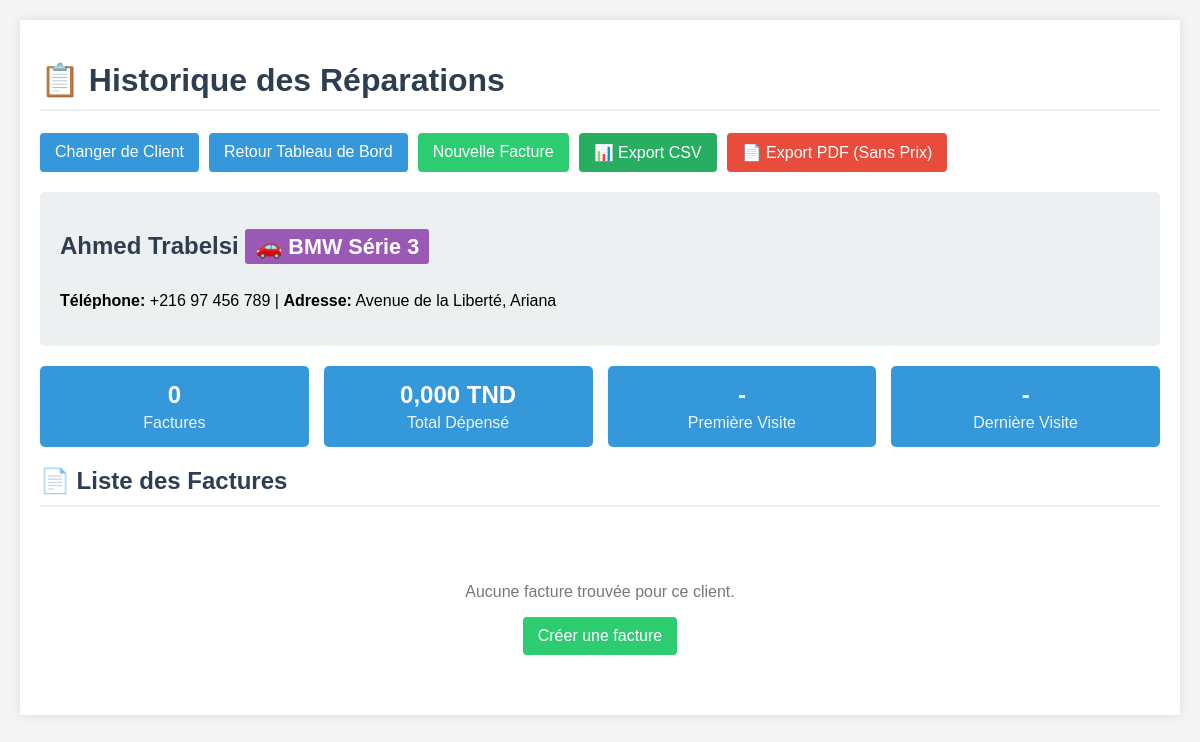
The page /index.php?route=client_history&client_id=3 (signed in) on the database its author committed.
### tables this page shows
CREATE TABLE IF NOT EXISTS `clients` (
  `id` int(11) NOT NULL AUTO_INCREMENT,
  `name` varchar(100) NOT NULL,
  `car_model` varchar(100) DEFAULT NULL,
  `matricule_fiscal` varchar(50) DEFAULT NULL,
  `phone` varchar(20) DEFAULT NULL,
  `address` varchar(255) DEFAULT NULL,
  `created_at` timestamp NOT NULL DEFAULT CURRENT_TIMESTAMP,
  PRIMARY KEY (`id`),
  INDEX `idx_name` (`name`),
  INDEX `idx_car_model` (`car_model`),
  INDEX `idx_matricule_fiscal` (`matricule_fiscal`)
);

### src/controllers/InvoiceController.php (called while the page is built, shortened)
<?php
class InvoiceController {
    private $model;
    private $clientModel;
    public function __construct() {
        $this->model = new Invoice();
        $this->clientModel = new Client();
    }
    public function clientHistory() {
        $clientId = $_GET['client_id'] ?? null;
        $client = $this->clientModel->getById($clientId);
        $invoices = $this->model->getByClient($clientId);
        $stats = $this->model->getClientStats($clientId);
        include 'views/client_history.php';
    }
}

### src/models/Database.php (called while the page is built)
<?php
class Database {
    private static $instance = null;
    private $pdo;
    private function __construct() {
        try {
            $dsn = "mysql:host=" . DB_HOST . ";dbname=" . DB_NAME . ";charset=utf8mb4";
            $this->pdo = new PDO($dsn, DB_USER, DB_PASS);
            $this->pdo->setAttribute(PDO::ATTR_ERRMODE, PDO::ERRMODE_EXCEPTION);
            $this->pdo->setAttribute(PDO::ATTR_DEFAULT_FETCH_MODE, PDO::FETCH_ASSOC);
        } catch (PDOException $e) {
            die("Erreur de connexion : " . $e->getMessage());
        }
    }
    public static function getInstance() {
        if (self::$instance === null) {
            self::$instance = new self();
        }
        return self::$instance;
    }
    public function getConnection() {
        return $this->pdo;
    }
}

### src/models/Client.php (called while the page is built, shortened)
<?php
class Client {
    private $db;
    public function __construct() {
        $this->db = Database::getInstance()->getConnection();
    }
    public function getById($id) {
        $stmt = $this->db->prepare("SELECT * FROM clients WHERE id = ?");
        $stmt->execute([$id]);
        return $stmt->fetch();
    }
}

### src/models/Invoice.php (called while the page is built, shortened)
<?php
class Invoice {
    private $db;
    public function __construct() {
        $this->db = Database::getInstance()->getConnection();
    }
    public function getClientStats($clientId) {
        $stmt = $this->db->prepare("
            SELECT
                COUNT(*) as total_invoices,
                SUM(total_ttc) as total_spent,
                MIN(invoice_date) as first_visit,
                MAX(invoice_date) as last_visit
            FROM invoices
            WHERE client_id = ?
        ");
        $stmt->execute([$clientId]);
        return $stmt->fetch();
    }
}

### src/views/client_history.php (the view, shortened to what this page needs)
<!DOCTYPE html>
<html lang="fr">
<head>
</head>
<body>
    <div class="container">
        <h1>📋 Historique des Réparations</h1>
        <div class="actions">
            <a href="index.php?route=client_history" class="btn">Changer de Client</a>
            <a href="index.php?route=invoices" class="btn">Retour Tableau de Bord</a>
            <a href="index.php?route=invoices_create&client_id=<?php echo $client['id']; ?>" class="btn btn-success">Nouvelle Facture</a>
            <a href="exports/export_client_history_csv.php?client_id=<?php echo $client['id']; ?>" class="btn btn-csv">📊 Export CSV</a>
            <a href="exports/export_client_history_pdf.php?client_id=<?php echo $client['id']; ?>" target="_blank" class="btn btn-pdf">📄 Export PDF (Sans Prix)</a>
        </div>
        <div class="client-info">
            <h2>
                <?php echo htmlspecialchars($client['name']); ?>
                <?php if(!empty($client['car_model'])): ?>
                    <span class="model-badge">🚗 <?php echo htmlspecialchars($client['car_model']); ?></span>
                <?php endif; ?>
            </h2>
            <p>
                <?php if(!empty($client['phone'])): ?><strong>Téléphone:</strong> <?php echo htmlspecialchars($client['phone']); ?> |<?php endif; ?>
                <?php if(!empty($client['address'])): ?><strong>Adresse:</strong> <?php echo htmlspecialchars($client['address']); ?><?php endif; ?>
            </p>
        </div>
        <div class="stats-grid">
            <div class="stat-card">
                <h3><?php echo $stats['total_invoices'] ?? 0; ?></h3>
                <p>Factures</p>
            </div>
            <div class="stat-card">
                <h3><?php echo number_format($stats['total_spent'] ?? 0, 3, ',', ' '); ?> TND</h3>
                <p>Total Dépensé</p>
            </div>
            <div class="stat-card">
                <h3><?php echo $stats['first_visit'] ? date('d/m/Y', strtotime($stats['first_visit'])) : '-'; ?></h3>
                <p>Première Visite</p>
            </div>
            <div class="stat-card">
                <h3><?php echo $stats['last_visit'] ? date('d/m/Y', strtotime($stats['last_visit'])) : '-'; ?></h3>
                <p>Dernière Visite</p>
            </div>
        </div>
        <h2>📄 Liste des Factures</h2>
        <?php if(empty($invoices)): ?>
            <div class="no-data">
                <p>Aucune facture trouvée pour ce client.</p>
                <a href="index.php?route=invoices_create&client_id=<?php echo $client['id']; ?>" class="btn btn-success">Créer une facture</a>
            </div>
        <?php endif; ?>
    </div>
</body>
</html>

### src/views/client_history.php (style rules this page uses)
body { font-family: Arial, sans-serif; margin: 0; padding: 20px; background: #f4f4f4; }
.container { max-width: 1200px; margin: 0 auto; background: #fff; padding: 20px; box-shadow: 0 0 10px rgba(0,0,0,0.1); }
h1, h2 { color: #2c3e50; border-bottom: 2px solid #ecf0f1; padding-bottom: 10px; }
.btn { display: inline-block; padding: 10px 15px; background: #3498db; color: #fff; text-decoration: none; border-radius: 4px; }
.btn-success { background: #2ecc71; }
.btn-csv { background: #27ae60; }
.btn-pdf { background: #e74c3c; }
.client-info { background: #ecf0f1; padding: 20px; border-radius: 5px; margin-bottom: 20px; }
.stats-grid { display: grid; grid-template-columns: repeat(4, 1fr); gap: 15px; margin-bottom: 20px; }
.stat-card { background: #3498db; color: #fff; padding: 15px; border-radius: 5px; text-align: center; }
.stat-card h3 { margin: 0; font-size: 24px; }
.stat-card p { margin: 5px 0 0; opacity: 0.9; }
.actions { margin-bottom: 20px; display: flex; gap: 10px; flex-wrap: wrap; }
.no-data { text-align: center; padding: 40px; color: #777; }
.model-badge { background: #9b59b6; color: #fff; padding: 5px 10px; border-radius: 3px; font-size: 0.9em; }

### rows shown on the page
clients: name "Ahmed Trabelsi", car_model "BMW Série 3", phone "+216 97 456 789", address "Avenue de la Liberté, Ariana"

### other values the page prints
$stats['total_invoices'] "0"
$stats['total_spent'] "0,000"
